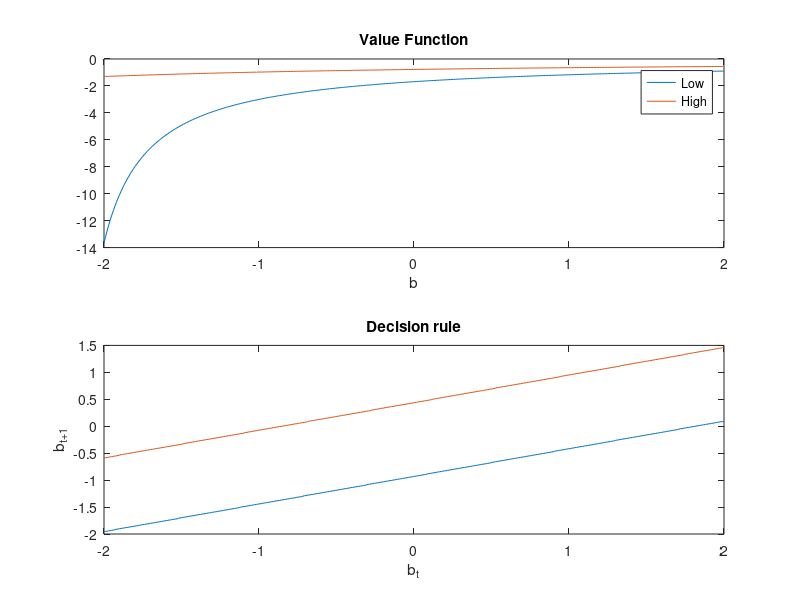
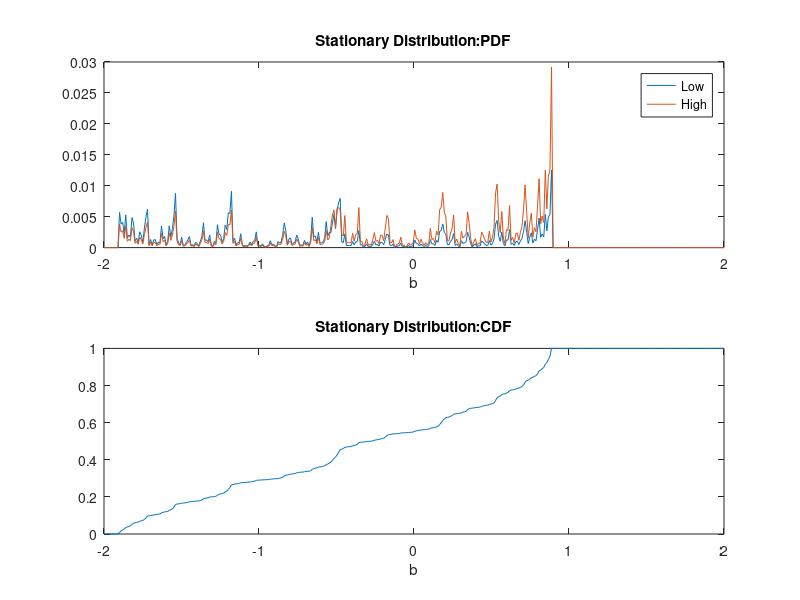

MATLAB code for these plots, in order:
%%%%%%%%%%%%%%%%%%%%%%%%%%%%%%%%%%%%%%%%%%%%%%%%%%%%%%%%%%%
% Solve Huggett-type model
%%%%%%%%%%%%%%%%%%%%%%%%%%%%%%%%%%%%%%%%%%%%%%%%%%%%%%%%%%%
clear all;close all;
tic

%%----------------------------------------------------------%%
%%[1.]-Parameters
%%----------------------------------------------------------%%
% Preference
gsigma      = 2.0;                          % intertemporal elasticity of consumption
gbeta       = .98;                           % discount rate  
% Shock and markov Switching 
yv          = [.25 3];       % level of shock 
P           = [.6 .4 ; 
               .3 .7];       % markov Switching      
% Stationary measure of types
Pv =1/2*ones(1,2);
for i=1:30; Pv=Pv*P; end
% 
% Asset space
bmin        = -2; %-2.; %-4;                      % minimum asset holding
bmax        = 2;                           % maximum asset holding 
grid        = round(100*(bmax-bmin));        % number of grid points     
bv          = linspace(bmin,bmax,grid); 	% vector of k grid points
gridstep    = bv(2)-bv(1);      			% gridstep
distance    = bv(end)-bv(1); 

tolerance   = 10^-3;
Lambda      = .5;
itermax     = 100;  

%%----------------------------------------------------------%%
%%[2.] Start a big loop 
%%----------------------------------------------------------%% 
r           = 0.03;    
R           = 1.+r;
Rold        = 1.; 
iter        = 0;
error       = 100; 
errorv      = [];

%%-----------------------------------------------% 
%%[2.1]-Decision Rule of saving 
%%-----------------------------------------------% 
%  initial guess
Vnext       = [(bv'-bmin+.1).^(1-gsigma)/(1-gsigma), (bv'-bmin+.1).^(1-gsigma)/(1-gsigma)];    
Vnow        = Vnext;
EV          = (P*Vnext')';
bbv         = bv';

% errors  
iter1        = 0;
error1       = 100; 
error1v      = 100;
%
while (iter1 < 300 & error1>10^-4)
    % expected value    
    EV           = (P*Vnext')';
    % loop over shocks and assets
    for i = 1: grid     % loop over grid points
        for z = 1:2     % number of shocks 
            %
            income  = yv(z) + R*bv(i);     
            %           
            cv  = income-bbv;
            cv  = (cv>0).*cv + (cv<=0)*10^-10;
            vv  = cv.^(1-gsigma)/(1-gsigma) + gbeta*EV(:,z);
            % find max
            [val pos]  = max(vv);            
            %            
            Bopt(i,z)   = bbv(pos);             % optimal capital
            Copt(i,z)   = cv(pos);              % optimal consumption 
            Vnow(i,z)   = vv(pos);              % value function            
            %            
        end% for z: over shock                        
    end % for i: over grid    
    % error 
    error1       = 100*sum(sum(abs(Vnow-Vnext)))/sum(sum(Vnext));
    iter1        = iter1+1;
    % update
    Vnext        = Vnow;    
      
end % while iter1

figure(1)
subplot(2,1,1);
plot(bv,Vnow);
legend('Low','High');
xlabel('b');
title('Value Function');

subplot(2,1,2);
plot(bv,Bopt);
xlabel('b_t');
ylabel('b_{t+1}');
title('Decision rule');


  
%%-----------------------------------------------% 
%% [2.2] Stationary distribution 
%%-----------------------------------------------% 
 
% initial 
Mnow         = ones(grid,2)/(grid*2);
%
iter2       = 0;
error2      = 10;   

while (iter2 <1000 & error2>10^-10)   
    %
    Mnext   = zeros(grid,2);
    %
    for i = 1: grid
        for z = 1:2
                % a trick to find positions in grid points
                posL=min(floor((Bopt(i,z)-bmin)/distance*grid)+1,grid);
                posL=round(posL);
                % adjust correct position
                if bv(posL)>Bopt(i,z)
                    posL=posL-1;
                end
                posH		= min(posL+1,grid);
                weight      = ((Bopt(i,z) - bv(posL))/gridstep);
                % probabilities in the next period     
                transp =  Mnow(i,z)*P(z,:); 
                % fill in the probabilities in coresponding positions
                for zz=1:2
                    Mnext(posL,zz)= Mnext(posL,zz) + (1-weight)*transp(zz);
                    Mnext(posH,zz)= Mnext(posH,zz) + weight*transp(zz);
                end
        end % end for z   
    end % end for i: grid
    error2      = sum(sum(abs(Mnext-Mnow)));
    Mnow        = Mnext;
    iter2       = iter2+1;
end % while iter2


%%-----------------------------------------------% 
%% [3] Reporting results 
%%-----------------------------------------------% 

[rs,cs] = size(Mnow);
F       = zeros(rs,cs);
F(1,:)  = Mnow(1,:);
for z = 1:2
    for i =2:rs
    F(i,z) = F(i-1,z)+ Mnow(i,z);
    end
end

figure(2);
subplot(2,1,1);
plot(bv,Mnow);
legend('Low','High');
xlabel('b');
title('Stationary Distribution:PDF');

subplot(2,1,2);
plot(bv',sum(F,2));
xlabel('b');
title('Stationary Distribution:CDF');


toc